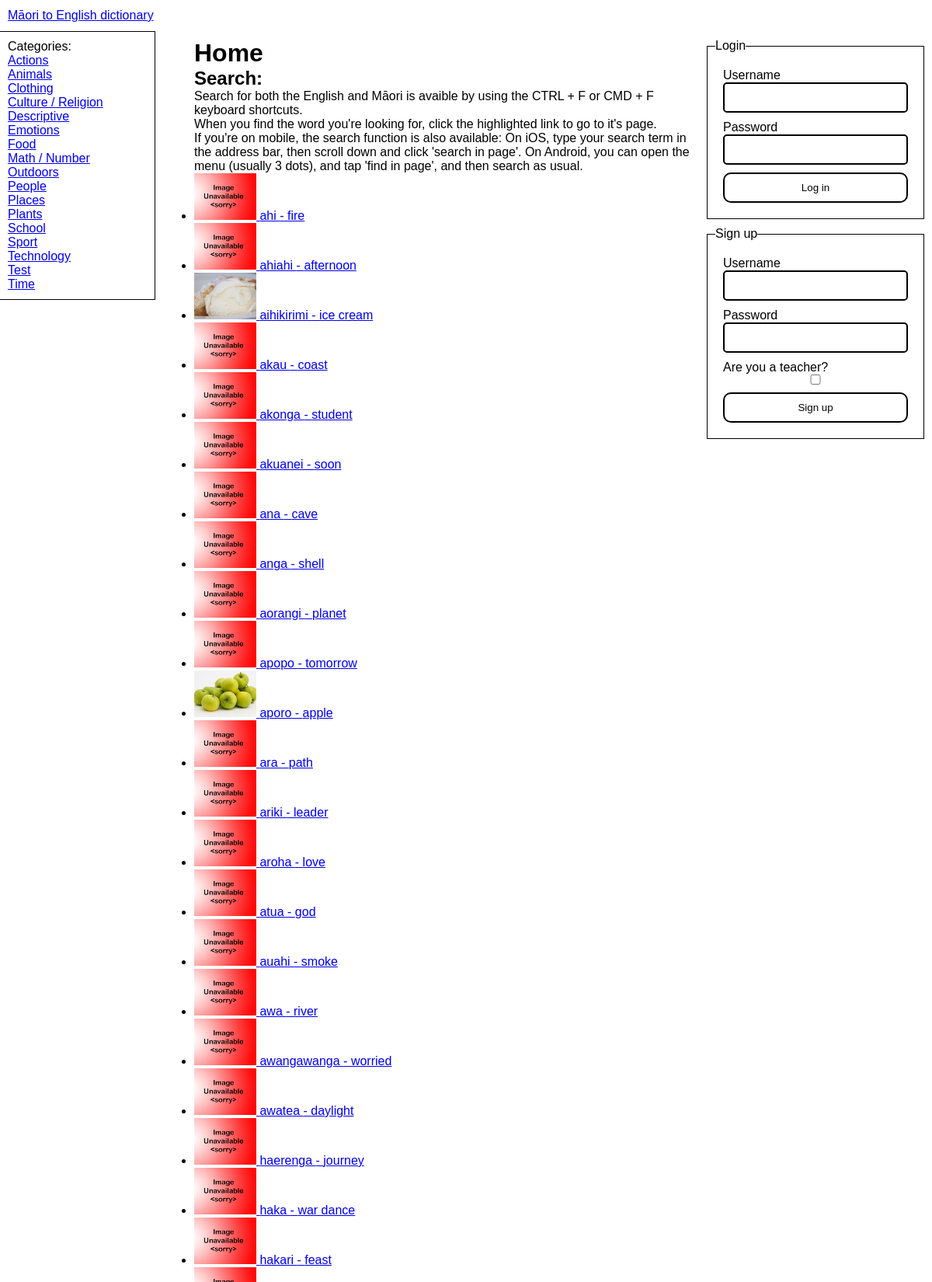
The page / (upper part) on the database its author committed.
### tables this page shows
CREATE TABLE "Categories" (
	"ID"	INTEGER NOT NULL UNIQUE,
	"EnglishName"	TEXT NOT NULL,
	PRIMARY KEY("ID" AUTOINCREMENT)
) STRICT;

CREATE TABLE "Words" (
	"ID"	INTEGER NOT NULL UNIQUE,
	"MaoriSpelling"	TEXT NOT NULL,
	"EnglishSpelling"	TEXT NOT NULL,
	"EnglishDefinition"	TEXT NOT NULL,
	"YearLevelFirstEncountered"	INTEGER NOT NULL,
	"ImageFilename"	TEXT,
	"CreatedBy"	INTEGER NOT NULL,
	"CreatedAt"	INTEGER NOT NULL,
	"LastModifiedBy"	INTEGER,
	"LastModifiedAt"	INTEGER,
	"CategoryID"	INTEGER NOT NULL,
	PRIMARY KEY("ID" AUTOINCREMENT),
	FOREIGN KEY("CategoryID") REFERENCES "Categories"("ID"),
	FOREIGN KEY("CreatedBy") REFERENCES "Users"("ID"),
	FOREIGN KEY("LastModifiedAt") REFERENCES "Users"("ID")
) STRICT;

### app.py (the view)
@server.route("/", methods=["GET"])
def home_page():
    g.cursor.execute("SELECT * FROM Words ORDER BY MaoriSpelling")
    words = g.cursor.fetchall()
    return render_template("pages/home.jinja", words=words)

### app.py (called while the page is built, shortened)
def db_dict_factory(cursor, row):
    d = {}
    for idx, col in enumerate(cursor.description):
        d[col[0]] = row[idx]
    return d

def get_db() -> sqlite3.Connection:
    db_connection = sqlite3.connect("dictionary.db")
    db_connection.row_factory = db_dict_factory
    return db_connection

def get_user():
    return False

@server.before_request
def before_request():
    g.db = get_db()
    g.cursor = g.db.cursor()
    g.user = get_user()
    categories_query = "SELECT ID, EnglishName from Categories ORDER BY EnglishName"
    g.cursor.execute(categories_query)
    categories = g.cursor.fetchall()
    g.categories = categories

@server.teardown_request
def teardown_request(error):
    g.db.close()

@server.context_processor
def context_processor():
    return {"categories": g.categories, "user": g.user}

### templates/pages/home.jinja
{% extends "base.jinja" %}
{% set title = "Home" %}
{% block main %}
    <h1>Home</h1>
    <section>
        <h2>Search:</h2>
        <p>
            Search for both the English and Māori is avaible by using the <kbd>CTRL + F</kbd> or <kbd>CMD + F</kbd> keyboard shortcuts.
        </p>
        <p>When you find the word you're looking for, click the highlighted link to go to it's page.</p>
        <p>
            If you're on mobile, the search function is also available:
            On iOS, type your search term in the address bar, then scroll down and click 'search in page'.
            On Android, you can open the menu (usually 3 dots), and tap 'find in page', and then search as usual.
        </p>
    </section>
    {{ components.WordList(words) }}
{% endblock main %}

### templates/base.jinja (shortened to what this page needs)
{% import 'components.jinja' as components with context %}
<!DOCTYPE html>
<html lang="en">
    <head>
        <link href="{{ url_for('static', filename='style.css') }}" rel="stylesheet" />
    </head>
    <body>
        <header>
            <a href="{{ url_for('home_page') }}" id="site-title">Māori to English dictionary</a>
        </header>
        <section id="categories-container">
            <nav id="categories">
                Categories:
                <ul>
                    {% for category in categories %}
                        <li>
                            <a href="{{ url_for('category_page', id=category.ID) }}">{{ category.EnglishName }}</a>
                        </li>
                    {% endfor %}
                </ul>
            </nav>
        </section>
        <main id="content">
            {% block main %}
            {% endblock main %}
        </main>
        <section id="auth-container">
            <div id="auth">
                {% if user == false %}
                    <fieldset form="login">
                        <legend>Login</legend>
                        <form action="{{ url_for('handle_log_in') }}" id="login" method="post">
                            {{ components.TextField("log-in-username", "Username") }}
                            {{ components.TextField("log-in-password", "Password", type="password") }}
                            <button type="submit">Log in</button>
                        </form>
                    </fieldset>
                    <fieldset form="sign-up">
                        <legend>Sign up</legend>
                        <form action="{{ url_for('handle_sign_up') }}" id="sign-up" method="post">
                            {{ components.TextField("sign-up-username", "Username") }}
                            {{ components.TextField("sign-up-password", "Password", type="password") }}
                            <label for="is-teacher">
                                Are you a teacher?
                                <input type="checkbox" name="is-teacher" id="is-teacher" />
                            </label>
                            <button type="submit">Sign up</button>
                        </form>
                    </fieldset>
                {% endif %}
            </div>
        </section>
    </body>
</html>

### templates/components.jinja (shortened to what this page needs)
{% macro WordImage(word, small=False, lazy=True) %}
    {% set multiplier = 80 %}
    {% if small %}
        {% set multiplier = 20 %}
    {% endif %}
    <img class="word-image"
        {% if word.ImageFilename != none %} src="{{ url_for('static', filename='images/'+word.ImageFilename) }}" alt="An image of {{ word.EnglishSpelling }}"             title="An image of {{ word.EnglishSpelling }}"  {% else %} src="{{ url_for('static', filename='images/noimage.png') }}" alt="A placeholder image" title="A placeholder image" {% endif %}
        width="{{ 4*multiplier }}"
        height="{{ 3*multiplier }}"
        {% if lazy %}loading="lazy"{% endif %} />
    {% endmacro %}
    {% macro WordLink(word) %}
        <a href="{{ url_for('word_page', id=word.ID) }}">
        {{ WordImage(word, small=True) }} <span>{{ word.MaoriSpelling }} - {{ word.EnglishSpelling }}</span></a>
    {% endmacro %}
    {% macro WordList(words) %}
        {% if user != false and user.teacher %}
            <table>
                <thead>
                    <tr>
                        <th>Word</th>
                        <th>Actions</th>
                    </tr>
                </thead>
                <tbody>
                    {% for word in words %}
                        <tr>
                            <td>{{ WordLink(word) }}</td>
                            <td>
                                <a data-confirm href="{{ url_for('delete_word_action', id=word.ID) }}">Delete</a>
                            </td>
                        </tr>
                    {% endfor %}
                </tbody>
            </table>
        {% else %}
            <ul>
                {% for word in words %}<li>{{ WordLink(word) }}</li>{% endfor %}
            </ul>
        {% endif %}
    {% endmacro %}
    {% macro TextField(name, label, prefix=None, textarea=False, required=True) %}
        <label for="{{ name }}">
            {{ label }}
            {% if textarea==false %}
                <div class="input-wrapper">
                    {% endif %}
                    {% if textarea %}
                        <textarea {% else %} <input {% endif %} name="{{ name }}" id="{{ name }}" {% if required %}required{% endif %} {% for arg in kwargs %}{{ arg+'="'+kwargs[arg]+'"' }}{% endfor %}  {% if textarea %}></textarea>
                    {% else %}
                        />
                    </div>
                {% endif %}
            </label>
        {% endmacro %}

### static/style.css (style rules this page uses)
* { box-sizing: border-box; margin: 0; padding: 0; border: 0; font-family: sans-serif; }
:root { --navbar-height: 40px; --footer-height: 40px; --categories-width: 200px; --auth-width: 300px; --footer-x-padding: 10px; --header-x-padding: 10px; --categories-padding: 10px; --main-content-left-padding: 50px; --main-mobile-padding: 10px; --auth-padding: 10px; color-scheme: light; --accent: red; --accent-contrast: black; }
html, body { background-color: white; color: black; }
body { display: grid; min-height: 100vh; grid-template-columns: auto; grid-template-rows: var(--navbar-height) auto 1fr auto var(--footer-height); grid-template-areas: "header" "categories" "main" "auth" "footer"; }
#categories-container { grid-area: categories; }
#categories { padding: var(--categories-padding); word-wrap: break-word; }
#categories ul { list-style-type: none; }
#auth-container { grid-area: auth; }
#auth { padding: var(--auth-padding); display: flex; flex-direction: column; gap: var(--auth-padding); }
header { grid-area: header; grid-column: 1/-1; display: flex; align-items: center; padding-left: var(--header-x-padding); padding-right: var(--header-x-padding); }
main { grid-area: main; padding: var(--main-mobile-padding); }
@media screen and (min-width: 800px) { body { grid-template-columns: var(--categories-width) auto var(--auth-width); grid-template-rows: var(--navbar-height) auto var(--footer-height); grid-template-areas: "header header header" "categories main auth" "footer footer footer"; } }
@media screen and (min-width: 800px) { #categories { position: sticky; top: var(--categories-padding); border-right: 1px solid black; border-top: 1px solid black; border-bottom: 1px solid black; } }
@media screen and (min-width: 800px) { #auth { position: sticky; top: 0; } }
@media screen and (min-width: 800px) { main { padding-left: var(--main-content-left-padding); } }
img { object-fit: cover; }
fieldset { border: 1px solid black; }
form, fieldset { display: flex; flex-direction: column; padding: 10px; gap: 10px; }
label { display: flex; flex-direction: column; }
form :is(button, input, select, textarea) { padding: 10px; padding-left: 15px; padding-right: 15px; display: block; border-radius: 5px; width: 100%; background-color: white; }
form :is(button, .input-wrapper, select, textarea) { border: 2px solid black; border-radius: 5px; width: 100%; color: black; }
label { color: black; }
form :is(button, select, textarea):focus, form .input-wrapper:focus-within { border-color: var(--accent); outline: none; }
form .input-wrapper { padding: 0px; display: flex; align-items: center; }
form input { padding: 10px; }
form button[type="submit"] { padding: 10px; padding-left: 15px; padding-right: 15px; border-radius: 10px; }
form label:has(input[type="checkbox"]) { color: black; }

### rows shown on the page
Categories: EnglishName "Actions"
Categories: EnglishName "Animals"
Categories: EnglishName "Clothing"
Categories: EnglishName "Culture / Religion"
Categories: EnglishName "Descriptive"
Categories: EnglishName "Emotions"
Categories: EnglishName "Food"
Categories: EnglishName "Math / Number"
Categories: EnglishName "Outdoors"
Categories: EnglishName "People"
Categories: EnglishName "Places"
Categories: EnglishName "Plants"
Categories: EnglishName "School"
Categories: EnglishName "Sport"
Categories: EnglishName "Technology"
Categories: EnglishName "Test"
Categories: EnglishName "Time"
Words: MaoriSpelling "ahi", EnglishSpelling "fire"
Words: MaoriSpelling "ahiahi", EnglishSpelling "afternoon"
Words: ImageFilename (picture), MaoriSpelling "aihikirimi", EnglishSpelling "ice cream"
Words: MaoriSpelling "akau", EnglishSpelling "coast"
Words: MaoriSpelling "akonga", EnglishSpelling "student"
Words: MaoriSpelling "akuanei", EnglishSpelling "soon"
Words: MaoriSpelling "ana", EnglishSpelling "cave"
Words: MaoriSpelling "anga", EnglishSpelling "shell"
Words: MaoriSpelling "aorangi", EnglishSpelling "planet"
Words: MaoriSpelling "apopo", EnglishSpelling "tomorrow"
Words: ImageFilename+EnglishSpelling (picture), MaoriSpelling "aporo", EnglishSpelling "apple"
Words: MaoriSpelling "ara", EnglishSpelling "path"
Words: MaoriSpelling "ariki", EnglishSpelling "leader"
Words: MaoriSpelling "aroha", EnglishSpelling "love"
Words: MaoriSpelling "atua", EnglishSpelling "god"
Words: MaoriSpelling "auahi", EnglishSpelling "smoke"
Words: MaoriSpelling "awa", EnglishSpelling "river"
Words: MaoriSpelling "awangawanga", EnglishSpelling "worried"
Words: MaoriSpelling "awatea", EnglishSpelling "daylight"
Words: MaoriSpelling "haerenga", EnglishSpelling "journey"
Words: MaoriSpelling "haka", EnglishSpelling "war dance"
Words: MaoriSpelling "hakari", EnglishSpelling "feast"

### other values the page prints
{{ label }} "Username Password Username Password"
